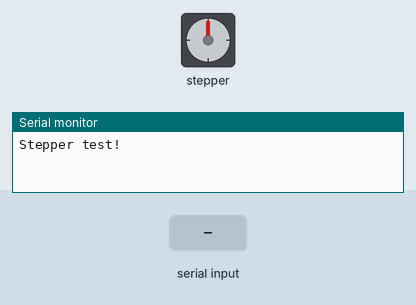
Bench run of a sketch on a simulated Arduino Uno, built with avr-gcc and run on an emulated ATmega328P. Parts: stepper motor, the last lines printed to the serial monitor. Inputs (shaded band) come from the test bench. Stepper angles assume 200 steps per turn.

Above: at 1.2 s.
1.3 s: "1" received over Serial
At 3.3 s:
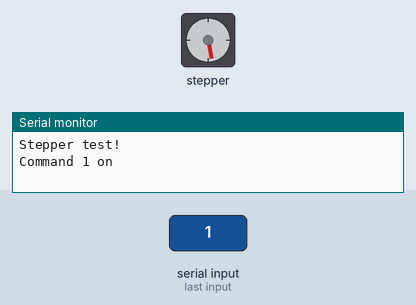
3.7 s: "2" received over Serial
At 4.15 s:
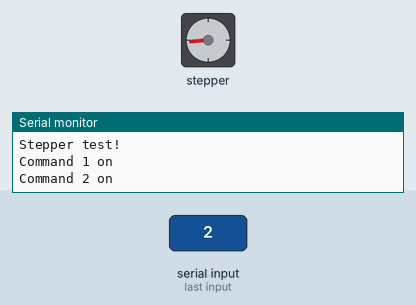
6.7 s: "2" received over Serial
At 9.4 s:
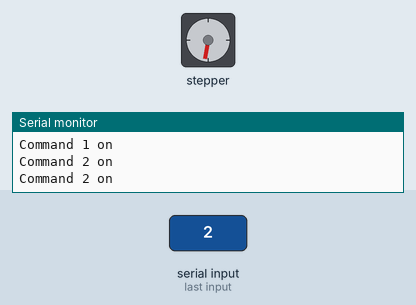
9.7 s: "1" received over Serial
At 10.15 s:
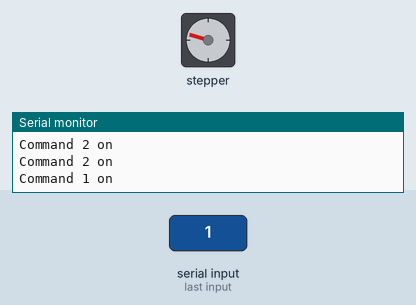
Timing chart, 0 to 12.7 s (numbered marks = the images above; inputs shaded):
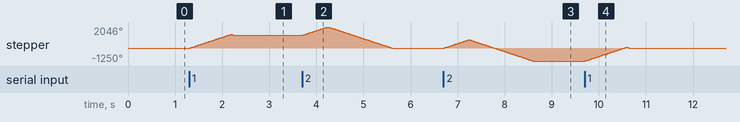

Measured:
- after the input at 1.3 s, stepper: turns 1330° clockwise in 0.89 s, then 81° counter-clockwise in 0.04 s
- after the input at 3.7 s, stepper: turns 797° clockwise in 0.53 s, then 2046° counter-clockwise in 1.4 s
- after the input at 6.7 s, stepper: turns 797° clockwise in 0.53 s, then 2047° counter-clockwise in 1.4 s
- after the input at 9.7 s, stepper: turns 1331° clockwise in 0.89 s, then 81° counter-clockwise in 0.04 s

The sketch:

StepperTest_D1.ino
```cpp
/*
This is the Arduino command code for D1 stepper motor which pushes the rod from the silos into the test holder, wait for the
test to finish, then push the rod into the conveyor belt.

The code contains adds-on Adafruit Motorshield code.

Once the code is uploaded, open the Serial Monitor. Input "1" to push the rod from the silos into the test holder, and "2" to
push the rod from the test holder on to the conveyor belt.
*/


#include <Wire.h>
#include <Adafruit_MotorShield.h>

// Create the motor shield object with the default I2C address
Adafruit_MotorShield AFMS = Adafruit_MotorShield();
// Or, create it with a different I2C address (say for stacking)
// Adafruit_MotorShield AFMS = Adafruit_MotorShield(0x61);

// Connect a stepper motor with 200 steps per revolution (1.8 degree)
// to motor port #2 (M3 and M4)
Adafruit_StepperMotor *myMotor = AFMS.getStepper(200, 2);

int Dword;
void setup() {
  Serial.begin(9600);           // set up Serial library at 9600 bps
  Serial.println("Stepper test!");

  AFMS.begin();  // create with the default frequency 1.6KHz
  //AFMS.begin(1000);  // OR with a different frequency, say 1KHz

  myMotor->setSpeed(300);  // 10 rpm
}

void loop() {
  Dword=Serial.read();
   if (Dword =='1')
  {
  Serial.println("Command 1 on");
  myMotor->step(744, FORWARD, DOUBLE);
   myMotor->step(50, BACKWARD, DOUBLE);
   delay(Serial.available());
}
 if (Dword =='2')
  {
  Serial.println("Command 2 on");
  myMotor->step(450, FORWARD, DOUBLE);
  myMotor->step(1144, BACKWARD, DOUBLE);
   delay(Serial.available());
}
}
```
